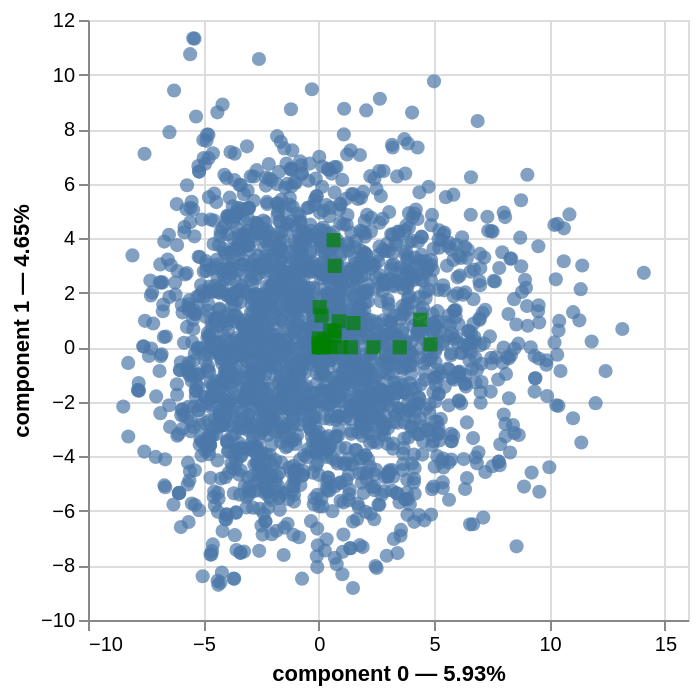

Here is the notebook cell this chart was saved with:
### Markdown cell above
I aim to separate variables that have strong correlations from those with weaker correlations using factor analysis. The plot and the column contributions table indicate that "mom's job," "internet," "address," "higher," "internet," "reason," and "school" contribute significantly to the first component and they are highly correlated. This makes sense because students living in rural areas may have restricted access to the internet.

I attempted to use the first 16 components to run the model, but it did not improve the results, so I didnot use FAMD before my model fitting process. I think this may because the first 16 components only explain 65% of the cumulative PVE.

### Code cell
import prince
numeric_features = ['age', 'traveltime', 'studytime', 'failures', 'famrel', 'freetime', 'goout', 'Dalc', 'Walc', 'health', 'absences', "Medu",  "Fedu"]

scalerStandard = StandardScaler()
df_train[numeric_features] = scalerStandard.fit_transform(df_train[numeric_features])
# Standardize the specified features on the test data using the fitted StandardScaler
df_test[numeric_features] = scalerStandard.transform(df_test[numeric_features])

X_cate = df_train.iloc[:, :-1]
y_cate = df_train.iloc[:, -1]

# change numeric to float
X_cate[numeric_features] = X_cate[numeric_features].astype(float)

famd = prince.FAMD(
    n_components=16,
    n_iter=3,
    copy=True,
    check_input=True,
    random_state=42,
    engine="sklearn",
    handle_unknown="error"  # same parameter as sklearn.preprocessing.OneHotEncoder
)
famd = famd.fit(X_cate)
########## PVE = eigenvalues
display(famd.eigenvalues_summary[0:])
print("column contributions")
display(famd.column_contributions_.style.format('{:.0%}'))

famd.plot(
    X_cate,
    x_component=0,
    y_component=1
)

### Figure 1 — Vega-Lite specification as saved in the notebook (floating-point values rounded to 4 significant figures; data arrays with more than 128 entries replaced by an {"elided": "..."} marker saying what was removed)
{"config": {"view": {"continuousWidth": 300, "continuousHeight": 300}}, "layer": [{"data": {"name": "data-6fb3e68816cf94a714b9d18c97a4d9f8"}, "mark": {"type": "circle", "size": 50}, "encoding": {"tooltip": [{"field": "index", "type": "quantitative"}, {"field": "component 0", "type": "quantitative"}, {"field": "component 1", "type": "quantitative"}], "x": {"axis": {"title": "component 0 — 5.93%"}, "field": "component 0", "scale": {"zero": false}, "type": "quantitative"}, "y": {"axis": {"title": "component 1 — 4.65%"}, "field": "component 1", "scale": {"zero": false}, "type": "quantitative"}}, "name": "view_1"}, {"data": {"name": "data-e320c7f8cd2180032af7b61a9de61d8f"}, "mark": {"type": "square", "color": "green", "size": 50}, "encoding": {"tooltip": [{"field": "variable", "type": "nominal"}], "x": {"field": "component 0", "scale": {"zero": false}, "type": "quantitative"}, "y": {"field": "component 1", "scale": {"zero": false}, "type": "quantitative"}}}], "params": [{"name": "param_1", "select": {"type": "interval", "encodings": ["x", "y"]}, "bind": "scales", "views": ["view_1"]}], "$schema": "https://vega.github.io/schema/vega-lite/v5.17.0.json", "datasets": {"data-6fb3e68816cf94a714b9d18c97a4d9f8": {"elided": "2438 records"}, "data-e320c7f8cd2180032af7b61a9de61d8f": [{"variable": "age", "component 0": 0.1704, "component 1": 0.01275, "component 2": 0.04722, "component 3": 0.05214, "component 4": 1.747e-05, "component 5": 0.1732, "component 6": 0.002259, "component 7": 0.0002645, "component 8": 0.02874, "component 9": 0.005904, "component 10": 0.001388, "component 11": 0.01868, "component 12": 0.0006591, "component 13": 0.000539, "component 14": 0.008846, "component 15": 0.001361, "label": "age"}, {"variable": "Medu", "component 0": 0.9496, "component 1": 0.001036, "component 2": 0.0801, "component 3": 0.04438, "component 4": 0.0009154, "component 5": 0.006888, "component 6": 0.03023, "component 7": 0.07423, "component 8": 0.0004431, "component 9": 0.0221, "component 10": 0.08651, "component 11": 0.1895, "component 12": 0.001344, "component 13": 0.004467, "component 14": 0.01956, "component 15": 0.05014, "label": "Medu"}, {"variable": "Fedu", "component 0": 0.4987, "component 1": 0.01247, "component 2": 0.07202, "component 3": 0.003881, "component 4": 0.03346, "component 5": 0.000539, "component 6": 1.423e-05, "component 7": 0.03039, "component 8": 0.04384, "component 9": 0.0006363, "component 10": 0.08305, "component 11": 0.06529, "component 12": 0.001051, "component 13": 0.01716, "component 14": 0.01503, "component 15": 0.01432, "label": "Fedu"}, {"variable": "traveltime", "component 0": 0.3388, "component 1": 0.02733, "component 2": 0.03575, "component 3": 0.0002891, "component 4": 0.0009425, "component 5": 0.00451, "component 6": 0.006588, "component 7": 0.0432, "component 8": 0.0003243, "component 9": 5.965e-05, "component 10": 0.007267, "component 11": 0.0001064, "component 12": 0.03183, "component 13": 0.000618, "component 14": 7.056e-05, "component 15": 0.006108, "label": "traveltime"}, {"variable": "studytime", "component 0": 0.1005, "component 1": 0.1126, "component 2": 0.001432, "component 3": 0.006573, "component 4": 1.915e-05, "component 5": 0.02716, "component 6": 0.0092, "component 7": 0.0007972, "component 8": 0.002707, "component 9": 0.004544, "component 10": 0.002147, "component 11": 0.001887, "component 12": 0.0063, "component 13": 0.007476, "component 14": 0.01152, "component 15": 0.0001515, "label": "studytime"}, {"variable": "failures", "component 0": 0.1527, "component 1": 6.424e-05, "component 2": 0.01566, "component 3": 0.01619, "component 4": 0.001889, "component 5": 0.1702, "component 6": 0.01856, "component 7": 0.008023, "component 8": 0.01126, "component 9": 0.004219, "component 10": 6.624e-05, "component 11": 0.06248, "component 12": 3.536e-07, "component 13": 0.003089, "component 14": 0.07538, "component 15": 0.0001242, "label": "failures"}, {"variable": "famrel", "component 0": 0.02242, "component 1": 0.01963, "component 2": 0.001246, "component 3": 0.001807, "component 4": 0.024, "component 5": 7.125e-05, "component 6": 0.0001759, "component 7": 0.001773, "component 8": 0.004653, "component 9": 0.02498, "component 10": 0.002375, "component 11": 0.0003444, "component 12": 0.009077, "component 13": 0.000241, "component 14": 0.0006942, "component 15": 0.003508, "label": "famrel"}, {"variable": "freetime", "component 0": 0.001749, "component 1": 0.09998, "component 2": 0.001992, "component 3": 0.0005964, "component 4": 3.663e-06, "component 5": 0.02722, "component 6": 0.00476, "component 7": 0.0734, "component 8": 0.01662, "component 9": 0.0004481, "component 10": 0.01177, "component 11": 0.005888, "component 12": 0.01077, "component 13": 0.0003668, "component 14": 0.003961, "component 15": 0.02047, "label": "freetime"}, {"variable": "goout", "component 0": 0.001155, "component 1": 0.00167, "component 2": 4.926e-05, "component 3": 0.002433, "component 4": 0.0007794, "component 5": 0.00593, "component 6": 5.783e-05, "component 7": 0.01155, "component 8": 0.008657, "component 9": 0.01459, "component 10": 0.006868, "component 11": 0.006726, "component 12": 0.002424, "component 13": 1.354e-05, "component 14": 0.004731, "component 15": 0.0007809, "label": "goout"}, {"variable": "Dalc", "component 0": 0.002337, "component 1": 0.1509, "component 2": 0.006422, "component 3": 0.02502, "component 4": 0.008325, "component 5": 0.2079, "component 6": 0.0005935, "component 7": 0.04761, "component 8": 0.1119, "component 9": 0.0247, "component 10": 0.004358, "component 11": 0.001834, "component 12": 0.02259, "component 13": 0.01465, "component 14": 0.008617, "component 15": 0.003625, "label": "Dalc"}, {"variable": "Walc", "component 0": 0.0005746, "component 1": 0.3293, "component 2": 0.001929, "component 3": 0.006301, "component 4": 0.07715, "component 5": 0.03242, "component 6": 0.0211, "component 7": 0.06286, "component 8": 0.09836, "component 9": 0.03257, "component 10": 0.003586, "component 11": 0.006077, "component 12": 0.0001331, "component 13": 0.01276, "component 14": 0.00205, "component 15": 0.008939, "label": "Walc"}, {"variable": "health", "component 0": 0.01319, "component 1": 0.03238, "component 2": 0.006307, "component 3": 0.001403, "component 4": 1.16e-05, "component 5": 5.437e-05, "component 6": 0.007269, "component 7": 0.007666, "component 8": 0.001128, "component 9": 0.0005892, "component 10": 0.001621, "component 11": 0.02706, "component 12": 0.007646, "component 13": 0.01657, "component 14": 0.0006659, "component 15": 0.01252, "label": "health"}, {"variable": "absences", "component 0": 0.06329, "component 1": 0.002861, "component 2": 0.04936, "component 3": 0.06827, "component 4": 0.04777, "component 5": 0.1093, "component 6": 0.0001118, "component 7": 0.003623, "component 8": 0.01293, "component 9": 0.01339, "component 10": 0.009909, "component 11": 0.0004938, "component 12": 0.0001148, "component 13": 0.007673, "component 14": 0.002036, "component 15": 0.01424, "label": "absences"}, {"variable": "Fjob", "component 0": 0.6774, "component 1": 0.587, "component 2": 2.367, "component 3": 2.518, "component 4": 4.514, "component 5": 1.721, "component 6": 3.861, "component 7": 2.22, "component 8": 1.831, "component 9": 1.834, "component 10": 1.022, "component 11": 2.108, "component 12": 1.069, "component 13": 2.851, "component 14": 1.883, "component 15": 3.612, "label": "Fjob"}, {"variable": "Mjob", "component 0": 4.394, "component 1": 1.008, "component 2": 4.439, "component 3": 0.3685, "component 4": 3.498, "component 5": 2.035, "component 6": 2.234, "component 7": 1.801, "component 8": 0.6707, "component 9": 0.7316, "component 10": 2.737, "component 11": 1.328, "component 12": 1.717, "component 13": 0.4412, "component 14": 0.5904, "component 15": 1.041, "label": "Mjob"}, {"variable": "Pstatus", "component 0": 0.01666, "component 1": 0.03092, "component 2": 0.09937, "component 3": 2.597, "component 4": 0.3086, "component 5": 0.008646, "component 6": 0.1451, "component 7": 1.101, "component 8": 0.4067, "component 9": 0.4771, "component 10": 0.5206, "component 11": 1.625, "component 12": 0.2709, "component 13": 0.03723, "component 14": 0.01337, "component 15": 0.2712, "label": "Pstatus"}, {"variable": "activities", "component 0": 0.688, "component 1": 0.3898, "component 2": 0.1551, "component 3": 0.05673, "component 4": 1.496, "component 5": 0.02081, "component 6": 0.6653, "component 7": 0.7719, "component 8": 1.694, "component 9": 1.252, "component 10": 0.002222, "component 11": 0.5036, "component 12": 0.02905, "component 13": 0.03127, "component 14": 0.05014, "component 15": 0.3347, "label": "activities"}, {"variable": "address", "component 0": 2.367, "component 1": 0.0005297, "component 2": 0.2556, "component 3": 0.01774, "component 4": 0.1201, "component 5": 0.08631, "component 6": 0.001735, "component 7": 2.999, "component 8": 0.2161, "component 9": 0.01013, "component 10": 0.2204, "component 11": 0.02781, "component 12": 0.3892, "component 13": 0.008246, "component 14": 0.3237, "component 15": 0.5937, "label": "address"}, {"variable": "famsize", "component 0": 0.03995, "component 1": 1.476, "component 2": 0.02689, "component 3": 0.9824, "component 4": 1.069, "component 5": 0.8804, "component 6": 0.06541, "component 7": 1.235, "component 8": 0.3248, "component 9": 0.4937, "component 10": 0.1374, "component 11": 0.06167, "component 12": 0.8279, "component 13": 0.0004914, "component 14": 0.2452, "component 15": 0.01387, "label": "famsize"}, {"variable": "famsup", "component 0": 0.6905, "component 1": 2.986, "component 2": 0.1263, "component 3": 0.09717, "component 4": 0.012, "component 5": 0.3084, "component 6": 0.003474, "component 7": 0.05587, "component 8": 0.007699, "component 9": 1.456, "component 10": 0.006665, "component 11": 0.3925, "component 12": 0.002901, "component 13": 0.001114, "component 14": 0.03881, "component 15": 0.0008192, "label": "famsup"}, {"variable": "guardian", "component 0": 0.2254, "component 1": 0.2705, "component 2": 2.816, "component 3": 3.461, "component 4": 0.7631, "component 5": 2.497, "component 6": 0.6999, "component 7": 0.09553, "component 8": 0.0198, "component 9": 0.3068, "component 10": 0.5567, "component 11": 0.02091, "component 12": 1.138, "component 13": 1.277, "component 14": 0.3507, "component 15": 0.1367, "label": "guardian"}, {"variable": "higher", "component 0": 1.394, "component 1": 0.000376, "component 2": 0.05325, "component 3": 0.03375, "component 4": 0.1847, "component 5": 3.146, "component 6": 0.1421, "component 7": 0.0751, "component 8": 0.5889, "component 9": 0.2574, "component 10": 0.1714, "component 11": 0.3708, "component 12": 0.0325, "component 13": 0.2685, "component 14": 1.071, "component 15": 0.392, "label": "higher"}, {"variable": "internet", "component 0": 3.506, "component 1": 0.0008885, "component 2": 0.5903, "component 3": 0.00224, "component 4": 0.05093, "component 5": 1.089, "component 6": 0.05444, "component 7": 0.009009, "component 8": 0.001588, "component 9": 0.2488, "component 10": 0.6202, "component 11": 0.01474, "component 12": 0.3341, "component 13": 0.2253, "component 14": 0.07094, "component 15": 0.1219, "label": "internet"}, {"variable": "nursery", "component 0": 0.2385, "component 1": 0.0002316, "component 2": 0.4432, "component 3": 1.633, "component 4": 0.1965, "component 5": 0.6551, "component 6": 1.412, "component 7": 0.006094, "component 8": 2.542e-05, "component 9": 0.02181, "component 10": 0.3387, "component 11": 0.6203, "component 12": 0.3809, "component 13": 1.729, "component 14": 1.122, "component 15": 0.02931, "label": "nursery"}, {"variable": "paid", "component 0": 0.8725, "component 1": 0.9503, "component 2": 0.04263, "component 3": 0.7251, "component 4": 0.06861, "component 5": 0.1081, "component 6": 0.2896, "component 7": 0.94, "component 8": 1.051, "component 9": 0.5413, "component 10": 0.05237, "component 11": 0.6882, "component 12": 0.02286, "component 13": 0.2599, "component 14": 0.08635, "component 15": 0.08929, "label": "paid"}, {"variable": "reason", "component 0": 1.501, "component 1": 0.8876, "component 2": 1.748, "component 3": 0.09188, "component 4": 1.703, "component 5": 0.5682, "component 6": 3.446, "component 7": 0.2087, "component 8": 1.906, "component 9": 1.391, "component 10": 1.466, "component 11": 0.3412, "component 12": 3.497, "component 13": 2.555, "component 14": 3.359, "component 15": 1.903, "label": "reason"}, {"variable": "romantic", "component 0": 0.4975, "component 1": 0.631, "component 2": 0.6941, "component 3": 0.8549, "component 4": 0.033, "component 5": 0.4256, "component 6": 0.0596, "component 7": 0.02897, "component 8": 1.474, "component 9": 0.5352, "component 10": 1.367, "component 11": 0.3347, "component 12": 0.7469, "component 13": 0.05036, "component 14": 0.01613, "component 15": 0.02113, "label": "romantic"}, {"variable": "school", "component 0": 4.845, "component 1": 0.106, "component 2": 0.0924, "component 3": 2.13e-05, "component 4": 0.3979, "component 5": 0.1479, "component 6": 0.2093, "component 7": 0.05171, "component 8": 0.01544, "component 9": 0.4192, "component 10": 0.2599, "component 11": 0.1369, "component 12": 0.007645, "component 13": 0.000699, "component 14": 0.07391, "component 15": 0.00747, "label": "school"}, {"variable": "schoolsup", "component 0": 0.1194, "component 1": 1.162, "component 2": 0.1686, "component 3": 0.306, "component 4": 0.6104, "component 5": 0.5629, "component 6": 0.2949, "component 7": 0.7411, "component 8": 0.2168, "component 9": 0.556, "component 10": 0.4535, "component 11": 1.682, "component 12": 0.005512, "component 13": 0.5212, "component 14": 0.06376, "component 15": 0.5408, "label": "schoolsup"}, {"variable": "sex", "component 0": 0.6448, "component 1": 3.926, "component 2": 0.02936, "component 3": 0.3869, "component 4": 0.3051, "component 5": 0.4614, "component 6": 0.03133, "component 7": 0.2225, "component 8": 0.897, "component 9": 0.0004273, "component 10": 0.01865, "component 11": 0.003585, "component 12": 0.005843, "component 13": 0.004243, "component 14": 0.07395, "component 15": 0.01157, "label": "sex"}]}}
